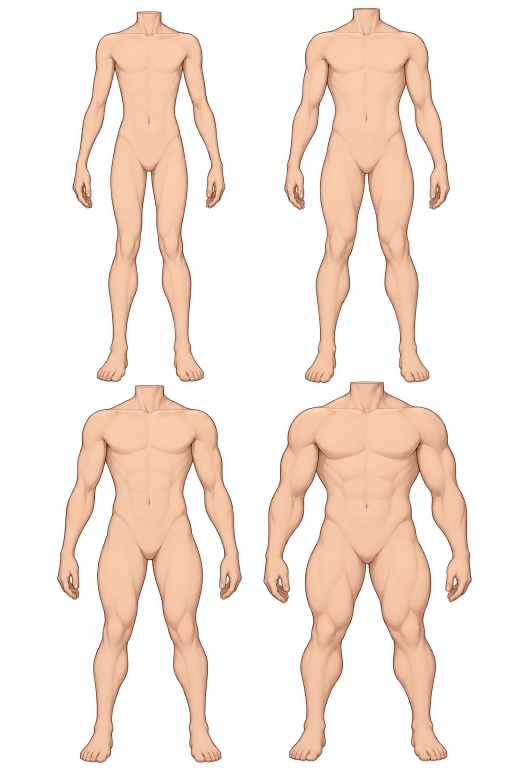
#> input picture assets/art_source/characters_v1/male_full_a.png, 1024 x 1536 px (shown at 1/2 size)
$ python prepare_body_variant_inputs.py
#> lines starting #> are read from the running program, lines starting #| are printed output that depends on the picture; after the words box and inside, x2 and y2 are one past the last pixel; in counts of white or black regions, pixels touching at a corner belong together
"""Register owned body references and technical masks/pose controls on E:."""
from pathlib import Path
import sys
sys.path.insert(0,str(Path(__file__).resolve().parent))
from PIL import Image,ImageDraw,ImageFilter
from prepare_character_pose import LINKS,COLORS

ROOT=Path('E:/Ai/ComfyUI-EroInc')
PROJECT=Path(__file__).resolve().parents[1]


def pose(points,path,size=(720,1280)):
    image=Image.new('RGB',size,'black')
    draw=ImageDraw.Draw(image)
    for (start,end),color in zip(LINKS,COLORS):
        draw.line((points[start],points[end]),fill=tuple(round(c*.6) for c in color),width=24)
    for (x,y),color in zip(points,COLORS):
        draw.ellipse((x-12,y-12,x+12,y+12),fill=color)
    image.save(path)


def main():
    folder=ROOT/'input/body_variants'
    folder.mkdir(parents=True,exist_ok=True)
    source=Image.open(PROJECT/'assets/art_source/characters_v1/male_full_a.png').convert('RGBA')
#> source is the input picture: PIL image 1024x1536 RGBA; mean R, G, B, A 166.8, 130.2, 108.1, 84.5
    for index,name in enumerate(('slim','average','athletic','muscular')):
        x,y=index%2*512,index//2*768
        cell=source.crop((x,y,x+512,y+768))
        cell.putalpha(cell.getchannel('A').point(lambda a:0 if a<8 else 255 if a>248 else a))
        bounds=cell.getchannel('A').point(lambda a:255 if a>32 else 0).getbbox()
        cropped=cell.crop(bounds)
        cropped=cropped.resize((round(cropped.width*980/cropped.height),980),Image.Resampling.LANCZOS)
        canvas=Image.new('RGB',(720,1280),'#ededed')
        canvas.paste(cropped,((720-cropped.width)//2,250),cropped)
        canvas.save(folder/f'male_{name}.png')
        print(f'Placed male {name}: source {bounds}, size {cropped.size}')
#> this loop made 4 passes
#> bounds on passes 1 to 4: (144, 22, 451, 764), (56, 15, 388, 768), (114, 2, 484, 758), (14, 0, 432, 755)
#| Placed male slim: source (144, 22, 451, 764), size (405, 980)
#| Placed male average: source (56, 15, 388, 768), size (432, 980)
#| Placed male athletic: source (114, 2, 484, 758), size (480, 980)
#| Placed male muscular: source (14, 0, 432, 755), size (543, 980)
#> pass 1, in main, `cell=source.crop((x,y,x+512,y+768))`:
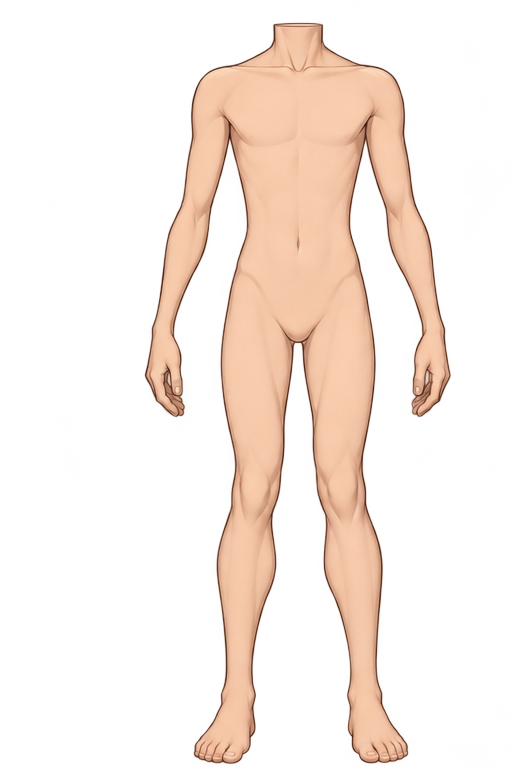
#> cell: PIL image 512x768 RGBA; mean R, G, B, A 149.7, 117.5, 97.6, 65.5; transparent parts drawn white
#> pass 1, in main, `cropped=cell.crop(bounds)`:
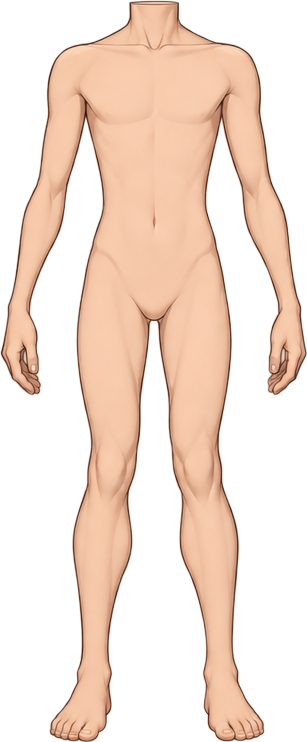
#> cropped: PIL image 307x742 RGBA; mean R, G, B, A 199.1, 157, 130.9, 114; transparent parts drawn white
#> after the loop:
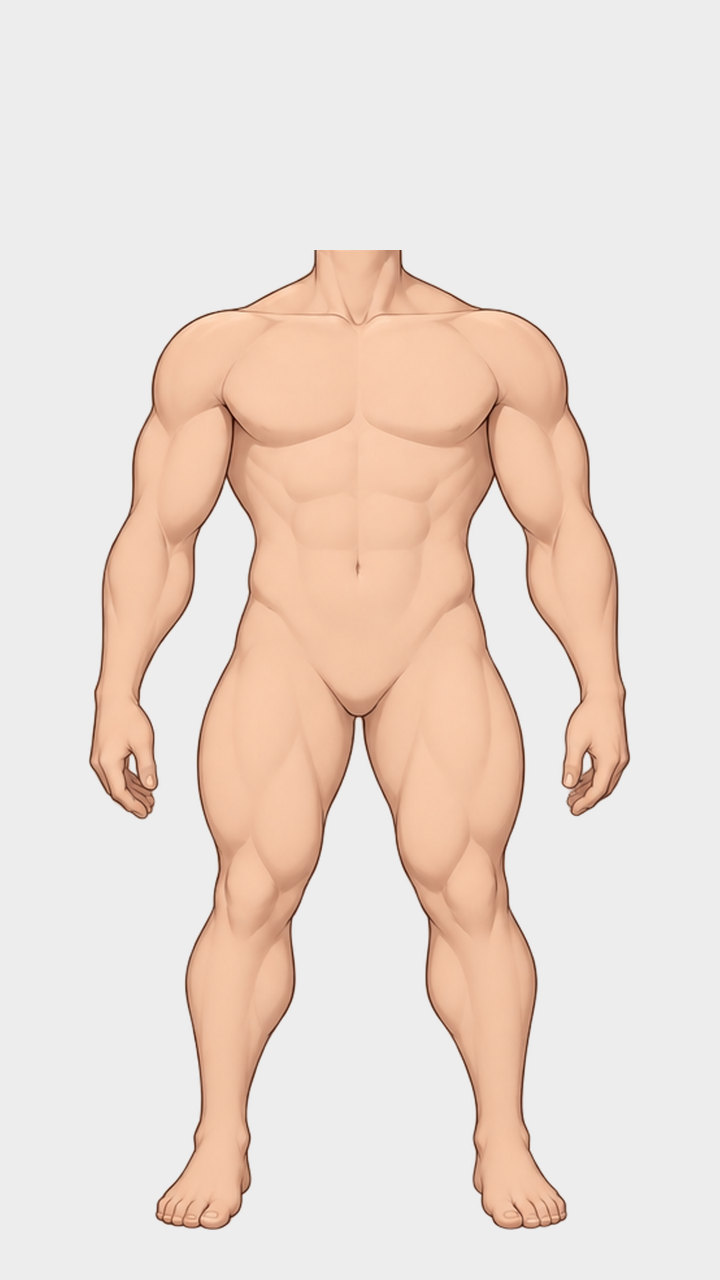
#> canvas: PIL image 720x1280 RGB; mean R, G, B 234.8, 220.2, 211
#> after the loop:
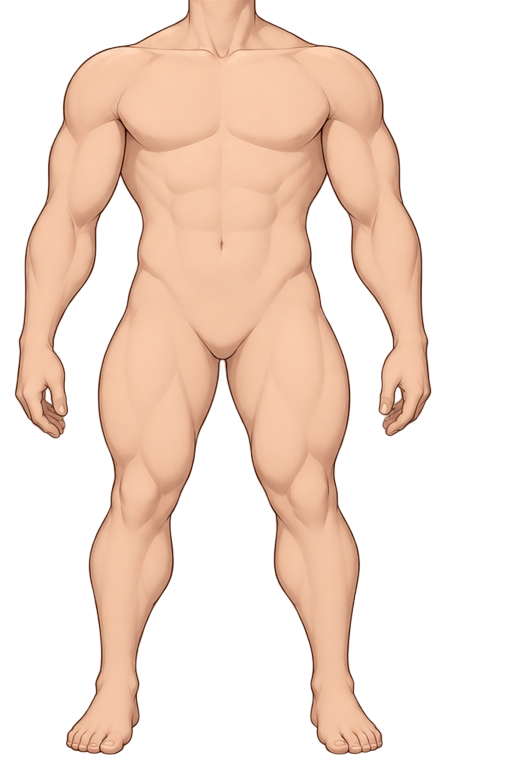
#> cell: PIL image 512x768 RGBA; mean R, G, B, A 184.3, 143, 118.6, 107.6; transparent parts drawn white
#> after the loop:
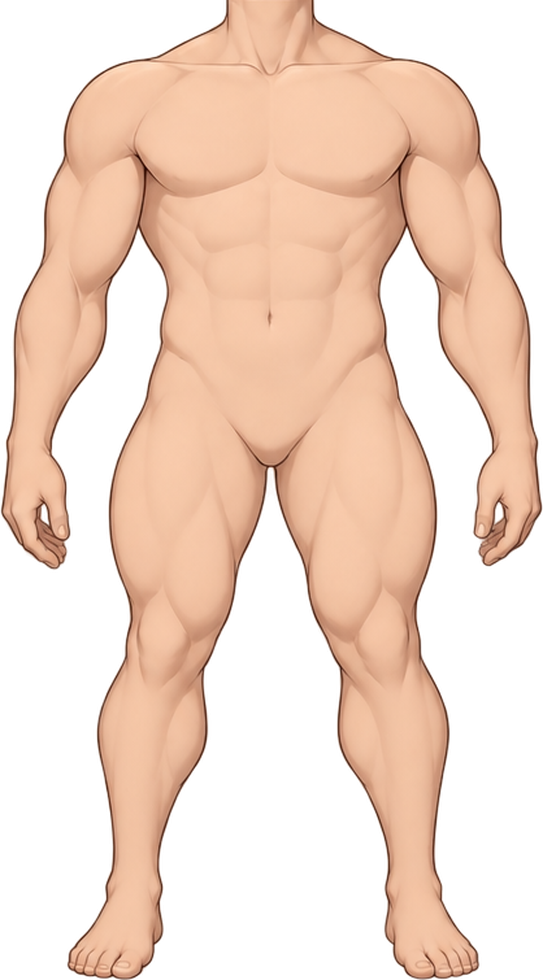
#> cropped: PIL image 543x980 RGBA; mean R, G, B, A 124.3, 98.1, 81.8, 134.1; transparent parts drawn white
    mask=Image.new('L',(720,1280),0)
#> mask: PIL image 720x1280 L; every value is 0
    ImageDraw.Draw(mask).rectangle((70,280,650,1150),fill=255)
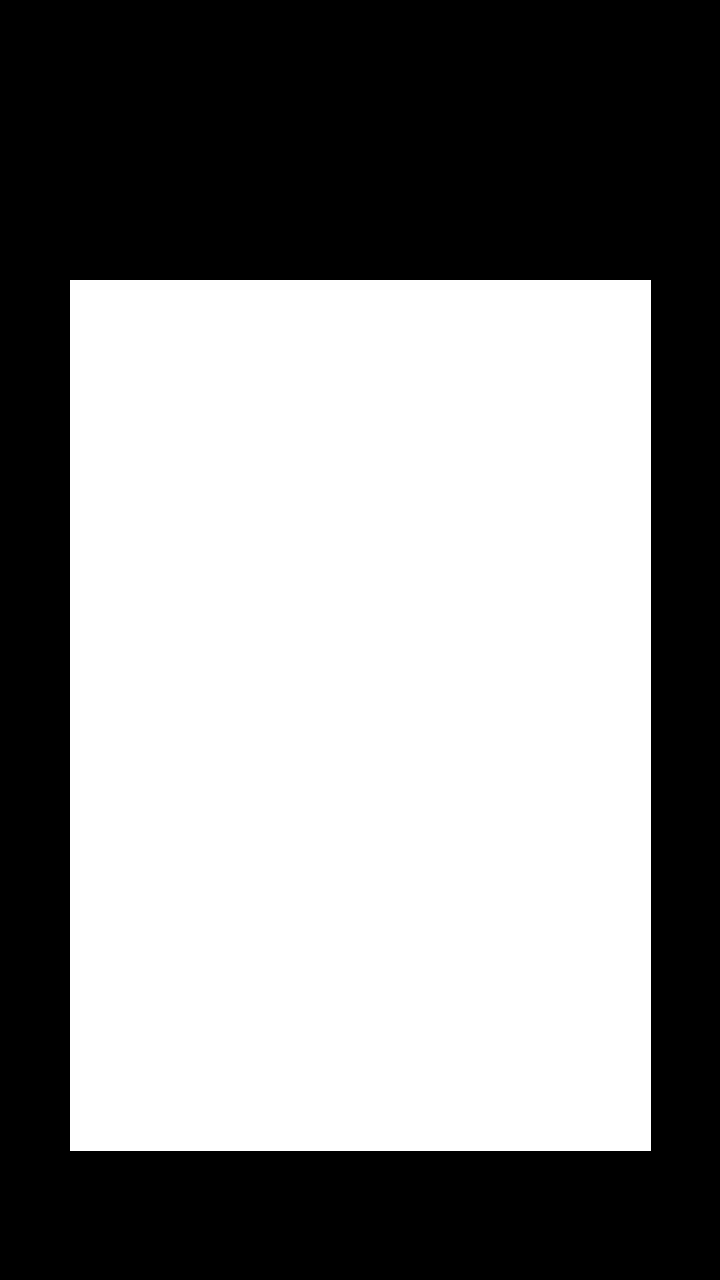
#> mask: PIL image 720x1280 L; 54.9% white; 1 black region, box (x1, y1, x2, y2) and area: (0, 0, 720, 1280) 415549
    mask.filter(ImageFilter.GaussianBlur(8)).convert('RGB').save(folder/'male_mask.png')
    male=[(360,130),(360,270),(275,305),(240,510),(230,760),(445,305),(480,510),(490,760),
          (308,690),(305,955),(305,1190),(412,690),(415,955),(415,1190),(345,120),(375,120),(325,138),(395,138)]
    female=[(400,176),(388,262),(302,280),(277,474),(266,656),(492,284),(526,475),(533,657),
            (340,594),(370,900),(397,1152),(454,594),(420,900),(431,1197),(390,165),(426,165),(366,175),(444,175)]
    pose(male,folder/'male_pose.png')
#> in pose, `image=Image.new('RGB',size,'black')`: image: PIL image 720x1280 RGB; every value is 0
    pose(female,folder/'female_pose.png')
#> call 2 of pose, with size = (720, 1280)
#> in pose (call 2), `image.save(path)`:
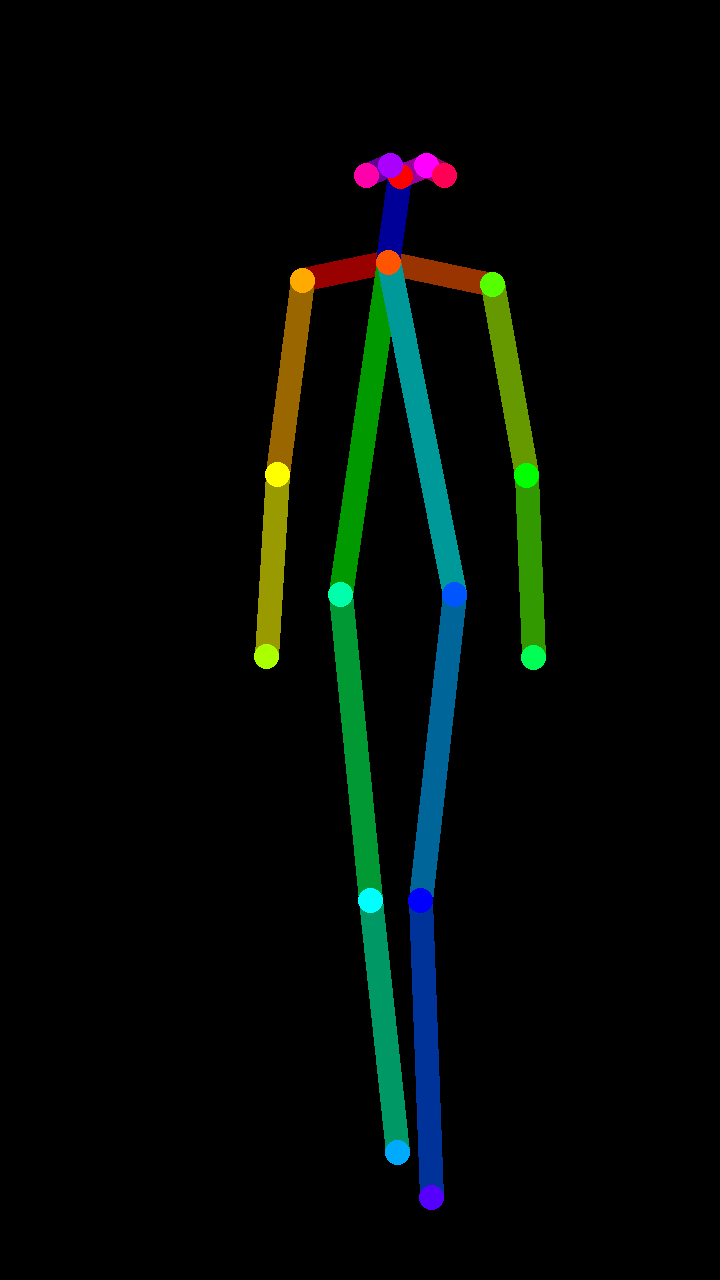
#> saved as female_pose.png: PIL image 720x1280 RGB; mean R, G, B 3.8, 9.5, 6.1


if __name__=='__main__':main()

$ run again, with assets/art_source/characters_v1/face_female.png copied over assets/art_source/characters_v1/male_full_a.png
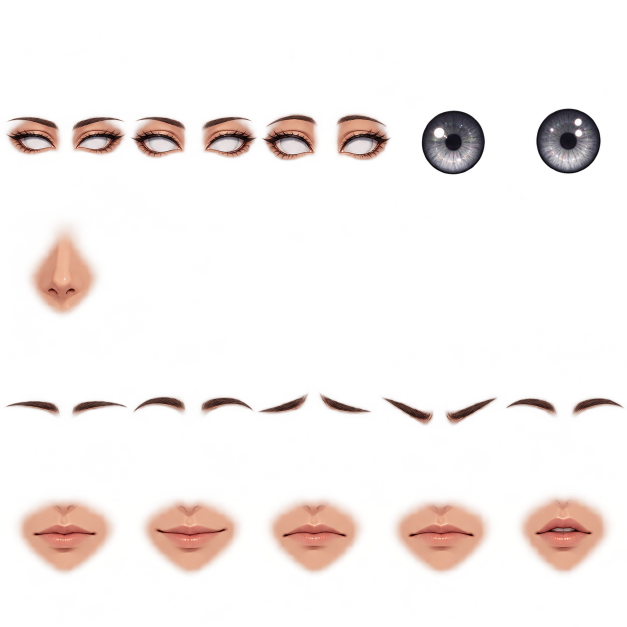
#> input picture assets/art_source/characters_v1/face_female.png, 1254 x 1254 px (shown at 1/2 size)
#> in main, source is the input picture: PIL image 1254x1254 RGBA; mean R, G, B, A 43.7, 27.6, 19.7, 28.6
#> the loop in main, `for index,name in enumerate(('slim','average','athletic','muscular')):` made 4 passes
#> bounds on passes 1 to 4: (12, 233, 512, 631), (0, 221, 458, 349), (11, 25, 507, 382), (4, 19, 512, 381)
#> (printed output is left out)
#> after the loop in main, `for index,name in enumerate(('slim','average','athletic','muscular')):`:
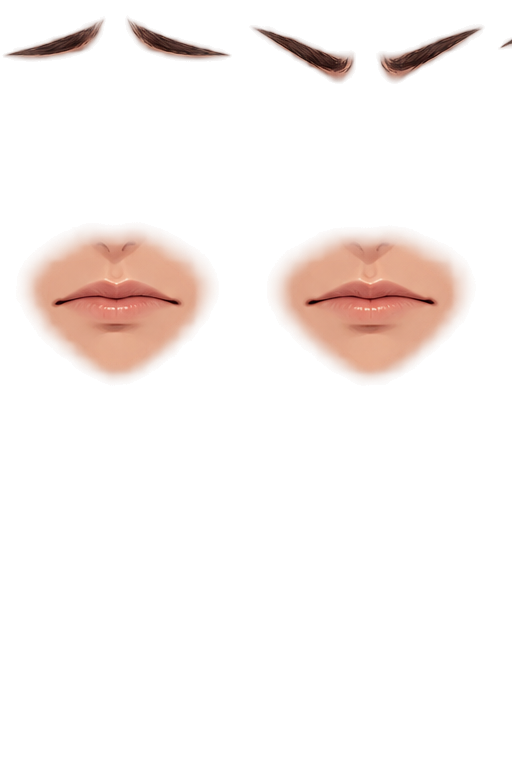
#> cell: PIL image 512x768 RGBA; mean R, G, B, A 48.8, 31.6, 19.3, 25.8; transparent parts drawn white
#> after the loop in main, `for index,name in enumerate(('slim','average','athletic','muscular')):`:
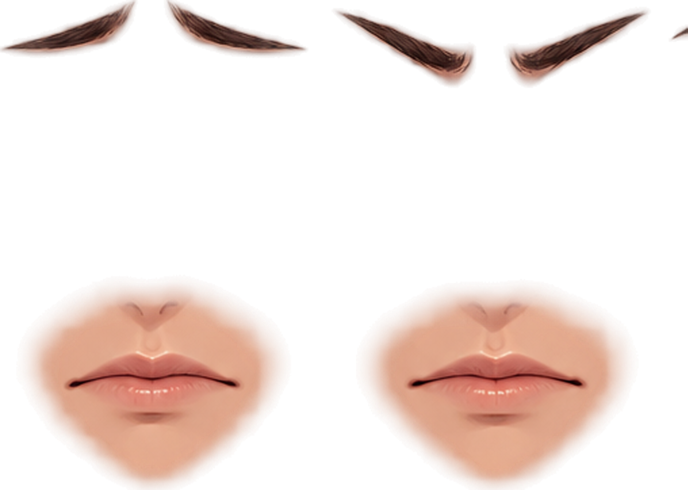
#> cropped: PIL image 1375x980 RGBA (shown at 1/2 size); mean R, G, B, A 61.6, 43.5, 36.4, 55.1; transparent parts drawn white
#> image: PIL image 720x1280 RGB; every value is 0

$ run again, with assets/art_source/characters_v1/face_male.png copied over assets/art_source/characters_v1/male_full_a.png
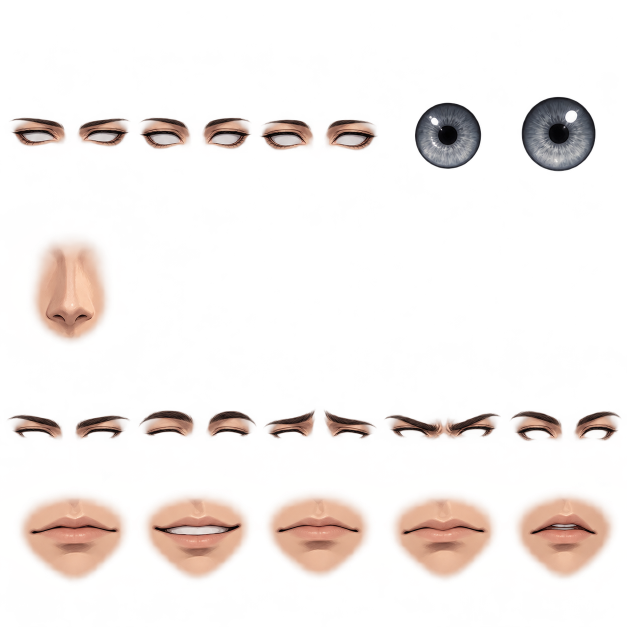
#> input picture assets/art_source/characters_v1/face_male.png, 1254 x 1254 px (shown at 1/2 size)
#> in main, source is the input picture: PIL image 1254x1254 RGBA; mean R, G, B, A 66.2, 41.4, 27.7, 35
#> the loop in main, `for index,name in enumerate(('slim','average','athletic','muscular')):` made 4 passes
#> bounds on passes 1 to 4: (21, 235, 502, 686), (8, 205, 451, 338), (15, 53, 512, 395), (17, 52, 512, 392)
#> (printed output is left out)
#> after the loop in main, `for index,name in enumerate(('slim','average','athletic','muscular')):`:
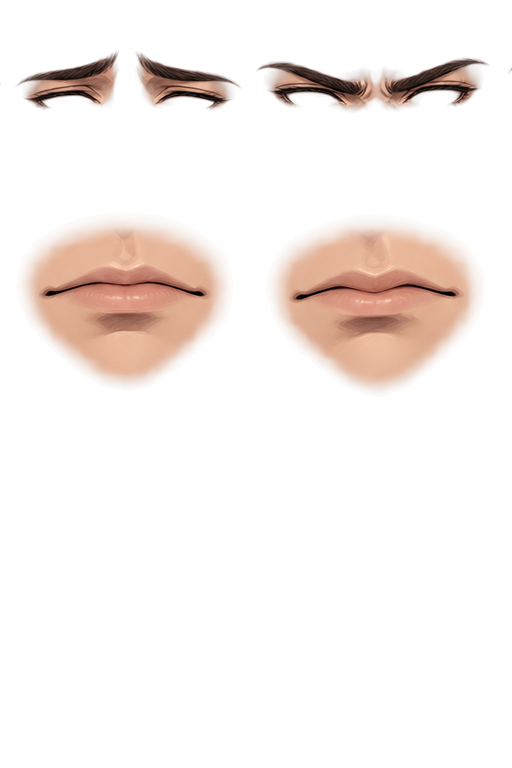
#> cell: PIL image 512x768 RGBA; mean R, G, B, A 81.7, 51.2, 32.1, 34.9; transparent parts drawn white
#> after the loop in main, `for index,name in enumerate(('slim','average','athletic','muscular')):`:
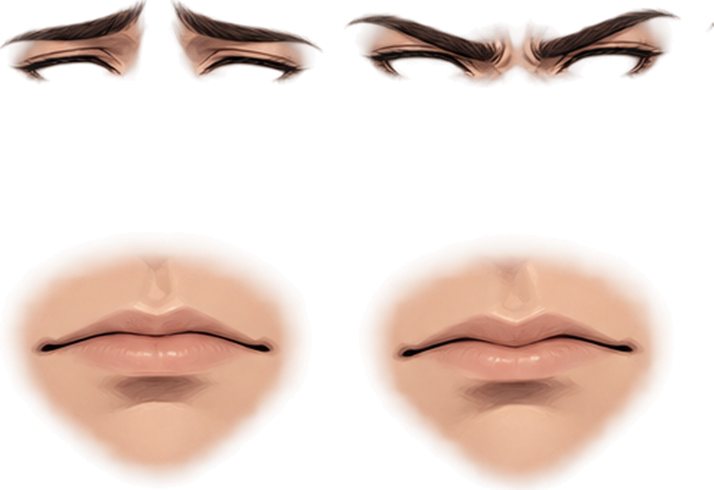
#> cropped: PIL image 1427x980 RGBA (shown at 1/2 size); mean R, G, B, A 85.8, 64.7, 54.4, 81.6; transparent parts drawn white
#> image: PIL image 720x1280 RGB; every value is 0
